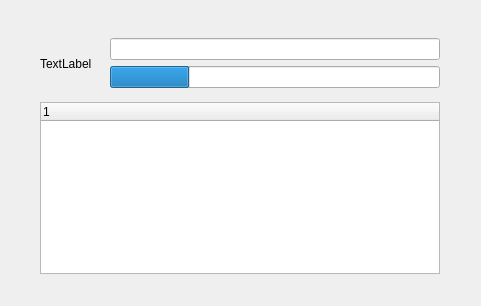
<?xml version="1.0" encoding="UTF-8"?>
<ui version="4.0">
 <class>qtvUITabEnum</class>
 <widget class="QWidget" name="qtvUITabEnum">
  <property name="geometry">
   <rect>
    <x>0</x>
    <y>0</y>
    <width>481</width>
    <height>306</height>
   </rect>
  </property>
  <property name="windowTitle">
   <string>Form</string>
  </property>
  <layout class="QHBoxLayout" name="horizontalLayout_2">
   <item>
    <spacer name="space_2">
     <property name="orientation">
      <enum>Qt::Horizontal</enum>
     </property>
     <property name="sizeHint" stdset="0">
      <size>
       <width>40</width>
       <height>20</height>
      </size>
     </property>
    </spacer>
   </item>
   <item>
    <layout class="QVBoxLayout" name="layout_0">
     <item>
      <spacer name="space_0">
       <property name="orientation">
        <enum>Qt::Vertical</enum>
       </property>
       <property name="sizeHint" stdset="0">
        <size>
         <width>20</width>
         <height>40</height>
        </size>
       </property>
      </spacer>
     </item>
     <item>
      <layout class="QHBoxLayout" name="layout_1">
       <item>
        <widget class="QLabel" name="lb_icon">
         <property name="sizePolicy">
          <sizepolicy hsizetype="Fixed" vsizetype="Fixed">
           <horstretch>0</horstretch>
           <verstretch>0</verstretch>
          </sizepolicy>
         </property>
         <property name="minimumSize">
          <size>
           <width>64</width>
           <height>64</height>
          </size>
         </property>
         <property name="text">
          <string>TextLabel</string>
         </property>
        </widget>
       </item>
       <item>
        <layout class="QVBoxLayout" name="layot_2">
         <property name="topMargin">
          <number>6</number>
         </property>
         <property name="bottomMargin">
          <number>6</number>
         </property>
         <item>
          <widget class="QLineEdit" name="txt_info">
           <property name="minimumSize">
            <size>
             <width>250</width>
             <height>0</height>
            </size>
           </property>
           <property name="focusPolicy">
            <enum>Qt::NoFocus</enum>
           </property>
           <property name="readOnly">
            <bool>true</bool>
           </property>
          </widget>
         </item>
         <item>
          <widget class="QProgressBar" name="prog_status">
           <property name="minimumSize">
            <size>
             <width>250</width>
             <height>0</height>
            </size>
           </property>
           <property name="value">
            <number>24</number>
           </property>
           <property name="textVisible">
            <bool>false</bool>
           </property>
          </widget>
         </item>
        </layout>
       </item>
      </layout>
     </item>
     <item>
      <widget class="qtvUITreeEnumContext" name="tr_content">
       <property name="minimumSize">
        <size>
         <width>400</width>
         <height>0</height>
        </size>
       </property>
       <column>
        <property name="text">
         <string notr="true">1</string>
        </property>
       </column>
      </widget>
     </item>
     <item>
      <spacer name="space_1">
       <property name="orientation">
        <enum>Qt::Vertical</enum>
       </property>
       <property name="sizeHint" stdset="0">
        <size>
         <width>20</width>
         <height>40</height>
        </size>
       </property>
      </spacer>
     </item>
    </layout>
   </item>
   <item>
    <spacer name="space_3">
     <property name="orientation">
      <enum>Qt::Horizontal</enum>
     </property>
     <property name="sizeHint" stdset="0">
      <size>
       <width>40</width>
       <height>20</height>
      </size>
     </property>
    </spacer>
   </item>
  </layout>
 </widget>
 <customwidgets>
  <customwidget>
   <class>qtvUITreeEnumContext</class>
   <extends>QTreeWidget</extends>
   <header>ui/base/qtv_ui_tree.h</header>
  </customwidget>
 </customwidgets>
 <resources/>
 <connections/>
</ui>
